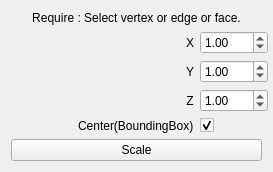
<?xml version="1.0" encoding="UTF-8"?>
<ui version="4.0">
 <class>Form</class>
 <widget class="QWidget" name="Form">
  <property name="geometry">
   <rect>
    <x>0</x>
    <y>0</y>
    <width>273</width>
    <height>160</height>
   </rect>
  </property>
  <property name="windowTitle">
   <string>Form</string>
  </property>
  <layout class="QVBoxLayout" name="verticalLayout">
   <item>
    <layout class="QVBoxLayout" name="verticalLayout_2">
     <item>
      <widget class="QLabel" name="label_5">
       <property name="text">
        <string>Require : Select vertex or edge or face.</string>
       </property>
       <property name="alignment">
        <set>Qt::AlignCenter</set>
       </property>
      </widget>
     </item>
     <item>
      <layout class="QFormLayout" name="formLayout">
       <property name="fieldGrowthPolicy">
        <enum>QFormLayout::ExpandingFieldsGrow</enum>
       </property>
       <property name="rowWrapPolicy">
        <enum>QFormLayout::DontWrapRows</enum>
       </property>
       <property name="labelAlignment">
        <set>Qt::AlignRight|Qt::AlignTrailing|Qt::AlignVCenter</set>
       </property>
       <property name="formAlignment">
        <set>Qt::AlignRight|Qt::AlignTrailing|Qt::AlignVCenter</set>
       </property>
       <item row="0" column="0">
        <widget class="QLabel" name="label">
         <property name="layoutDirection">
          <enum>Qt::LeftToRight</enum>
         </property>
         <property name="text">
          <string>X</string>
         </property>
         <property name="textFormat">
          <enum>Qt::AutoText</enum>
         </property>
         <property name="scaledContents">
          <bool>false</bool>
         </property>
         <property name="alignment">
          <set>Qt::AlignCenter</set>
         </property>
         <property name="wordWrap">
          <bool>false</bool>
         </property>
         <property name="margin">
          <number>0</number>
         </property>
         <property name="indent">
          <number>-1</number>
         </property>
         <property name="openExternalLinks">
          <bool>false</bool>
         </property>
         <property name="textInteractionFlags">
          <set>Qt::LinksAccessibleByMouse</set>
         </property>
         <property name="buddy">
          <cstring></cstring>
         </property>
        </widget>
       </item>
       <item row="0" column="1">
        <widget class="QDoubleSpinBox" name="doubleSpinBox_X">
         <property name="enabled">
          <bool>true</bool>
         </property>
         <property name="alignment">
          <set>Qt::AlignLeading|Qt::AlignLeft|Qt::AlignVCenter</set>
         </property>
         <property name="accelerated">
          <bool>false</bool>
         </property>
         <property name="showGroupSeparator" stdset="0">
          <bool>false</bool>
         </property>
         <property name="decimals">
          <number>2</number>
         </property>
         <property name="minimum">
          <double>-500.000000000000000</double>
         </property>
         <property name="maximum">
          <double>500.000000000000000</double>
         </property>
         <property name="singleStep">
          <double>0.100000000000000</double>
         </property>
         <property name="stepType">
          <enum>QAbstractSpinBox::DefaultStepType</enum>
         </property>
         <property name="value">
          <double>1.000000000000000</double>
         </property>
        </widget>
       </item>
       <item row="1" column="0">
        <widget class="QLabel" name="label_2">
         <property name="text">
          <string>Y</string>
         </property>
         <property name="alignment">
          <set>Qt::AlignCenter</set>
         </property>
         <property name="margin">
          <number>0</number>
         </property>
        </widget>
       </item>
       <item row="1" column="1">
        <widget class="QDoubleSpinBox" name="doubleSpinBox_Y">
         <property name="minimum">
          <double>-500.000000000000000</double>
         </property>
         <property name="maximum">
          <double>500.000000000000000</double>
         </property>
         <property name="singleStep">
          <double>0.100000000000000</double>
         </property>
         <property name="value">
          <double>1.000000000000000</double>
         </property>
        </widget>
       </item>
       <item row="2" column="0">
        <widget class="QLabel" name="label_3">
         <property name="text">
          <string>Z</string>
         </property>
         <property name="alignment">
          <set>Qt::AlignCenter</set>
         </property>
         <property name="margin">
          <number>0</number>
         </property>
        </widget>
       </item>
       <item row="2" column="1">
        <widget class="QDoubleSpinBox" name="doubleSpinBox_Z">
         <property name="minimum">
          <double>-500.000000000000000</double>
         </property>
         <property name="maximum">
          <double>500.000000000000000</double>
         </property>
         <property name="singleStep">
          <double>0.100000000000000</double>
         </property>
         <property name="value">
          <double>1.000000000000000</double>
         </property>
        </widget>
       </item>
       <item row="3" column="0">
        <widget class="QLabel" name="label_4">
         <property name="text">
          <string>Center(BoundingBox)</string>
         </property>
        </widget>
       </item>
       <item row="3" column="1">
        <widget class="QCheckBox" name="isCalcCenterByBox">
         <property name="autoFillBackground">
          <bool>false</bool>
         </property>
         <property name="text">
          <string/>
         </property>
         <property name="checked">
          <bool>true</bool>
         </property>
         <property name="tristate">
          <bool>false</bool>
         </property>
        </widget>
       </item>
      </layout>
     </item>
     <item>
      <widget class="QPushButton" name="scaleButton">
       <property name="text">
        <string>Scale</string>
       </property>
      </widget>
     </item>
    </layout>
   </item>
  </layout>
 </widget>
 <resources/>
 <connections/>
</ui>
